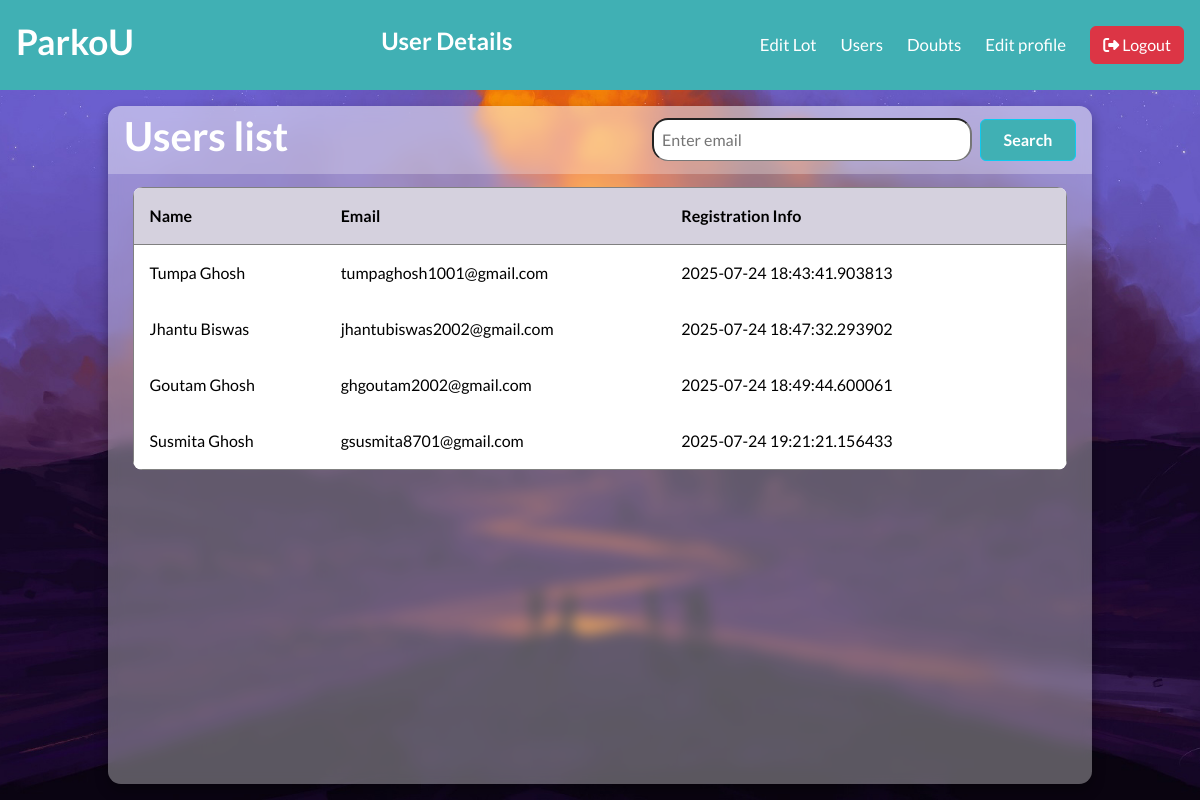
Screenshot of /admin/user (signed in) with the database file from the repository.
### models/models.py (models this page shows, shortened)
class User(db.Model):
    __tablename__="user"
    id = db.Column(db.Integer, primary_key=True)
    fullName = db.Column(db.String(128), nullable = False, unique = False)
    emailId = db.Column(db.String(128), nullable = False, unique = True)
    passhash = db.Column(db.String(128), nullable = False, unique = False)
    is_admin = db.Column(db.Boolean, nullable = False, default = False)
    registered_on = db.Column(db.DateTime, nullable=False, default=datetime.utcnow)
    reservation = db.relationship('Reservation', cascade = "all, delete", passive_deletes = True, back_populates = 'user')
    @property
    def password(self):
        raise AttributeError('Password is secret')

### controllers/routes.py (the view)
@app.route("/admin/user")
@admin_required
def user_details():
    users = User.query.all()
    return render_template('/after_login_part/admin_side/user_details.html', users = users)

### controllers/routes.py (called while the page is built)
def admin_required(func):
    @wraps(func)
    def inner(*args,**kwargs):
        if "user_id" not in session:
            return redirect(url_for('login_page'))
        user=User.query.get(session['user_id'])
        if not user.is_admin:
            flash('You are not a authorized personel')
            return redirect(url_for('login_page'))
        return func(*args,**kwargs)
    return inner

### templates/after_login_part/admin_side/user_details.html (shortened to what this page needs)
{% extends "base.html" %}
{% block stylesheet %}
    <link rel="stylesheet" href="/static/css/after_login/admin_side/user_details.css">
{% endblock %}
{% block content %}
<header class="header-content">
    <div class="brand">
        <h4>ParkoU</h4>
    </div>
    <div class="welcome-note">
        <h5>User Details</h5>
    </div>
    <nav class="navbar">
        <div class="nav-links">
            <a href="{{ url_for('admin_dashboard') }}" class="nav-link">Edit Lot</a>
            <a href="{{ url_for('user_details') }}" class="nav-link">Users</a>
            <a href="{{ url_for('doubt_page') }}" class="nav-link">Doubts</a>
            <a href="{{ url_for('edit_admin_profile') }}" class="nav-link">Edit profile</a>
            <a class="nav-link" href="{{ url_for('logout') }}">
                <button type="button" id="btn-logout" class="btn btn-danger">
                    <i class="fa-solid fa-right-from-bracket"></i>
                    Logout
                </button>
            </a>
        </div>
    </nav>
</header>
<main class="table" id="customers_table">
    <section class="table__header">
        <h1>Users list</h1>
        <form id="searchForm" method="get" action="/admin/user/info">
            <input id="email" name="email" type="email" placeholder="Enter email" required>
            <input id="submitBtn" type="submit" value="Search" class="btn btn-info">
        </form>
    </section>
    <section class="table__body">
        <table border="1">
            <thead>
                <tr>
                    <th> Name </th>
                    <th> Email </th>
                    <th> Registration info </th>
                </tr>
            </thead>
            <tbody>
                {% for user in users %}
                {% if not user.is_admin %}
                    <tr>
                    <td> {{ user.fullName }} </td>
                    <td> {{ user.emailId }} </td>
                    <td>
                        <div class="msg-doubt">
                            <div class="msg-data">
                                {{ user.registered_on }}
                            </div>
                        </div>
                    </td>
                    </tr>
                {% endif %}
                {% else %}
                    <tr>
                    <td colspan="3"> No Users found </td>
                    </tr>
                {% endfor %}
            </tbody>
        </table>
    </section>
</main>
{% endblock %}

### static/css/after_login/admin_side/user_details.css (style rules this page uses)
:root { --primary-color: #6366f1; --accent-color: #3f83f8; --text-color: #333; --link-color: #fff; --background-color: #40b0b4; --light-grey: #f0f0f0; --grey: #808080; --dark-grey: #555; }
* { margin: 0; padding: 0; box-sizing: border-box; font-family: "Lato", sans-serif; text-decoration: none; }
body { height: 100vh; text-align: center; }
.header-content { background-color: var(--background-color); display: flex; justify-content: space-between; align-items: center; padding: 1rem; position: relative; min-height: 90px; width: 100%; }
.welcome-note h5 { display: block; font-size: 1.5rem; font-weight: 600; color: var(--link-color); }
.brand h4 { font-size: 2.2rem; font-weight: 600; color: var(--link-color); }
.navbar { display: flex; align-items: center; gap: 1.5rem; position: relative; }
.nav-links { display: flex; align-items: center; gap: 1.5rem; }
.nav-link { color: var(--link-color); font-size: 1.05rem; font-weight: 500; }
body { min-height: 100vh; background: url("/static/images/html_table.jpg") center / cover; display: flex; justify-content: center; align-items: center; flex-direction: column; gap: 1rem; }
main.table { width: 82vw; height: 90vh; background-color: #fff5; backdrop-filter: blur(7px); box-shadow: 0 .4rem .8rem #0005; border-radius: .8rem; overflow: hidden; }
.table__header { width: 100%; height: 10%; background-color: #fff4; padding: .8rem 1rem; display: flex; justify-content: space-between; align-items: center; }
.table__header h1 { color: #fff; font-weight: 600; }
#searchForm { display: flex; justify-content: center; align-items: center; gap: 0.5rem; flex-wrap: wrap; }
#email { border-radius: 1rem; width: 20rem; background-color: #fff; }
#submitBtn { width: 6rem; background-color: #40b0b4; color: #fff; font-weight: 550; }
.table__body { width: 95%; max-height: calc(89% - 1.6rem); background-color: #fffb; margin: .8rem auto; border-radius: .6rem; overflow: auto; overflow: overlay; }
table { width: 100%; }
table, th, td { border-collapse: collapse; padding: 1rem; text-align: left; }
thead th { position: sticky; top: 0; left: 0; background-color: #d5d1defe; cursor: pointer; text-transform: capitalize; }
.msg-doubt { display: flex; flex-wrap: wrap; justify-content: space-between; align-items: flex-start; }
.msg-data { max-width: 600px; }

### rows the page displays
User: fullName "Tumpa Ghosh", emailId "tumpaghosh1001@gmail.com", registered_on "2025-07-24 18:43:41.903813"
User: fullName "Jhantu Biswas", emailId "jhantubiswas2002@gmail.com", registered_on "2025-07-24 18:47:32.293902"
User: fullName "Goutam Ghosh", emailId "ghgoutam2002@gmail.com", registered_on "2025-07-24 18:49:44.600061"
User: fullName "Susmita Ghosh", emailId "gsusmita8701@gmail.com", registered_on "2025-07-24 19:21:21.156433"
